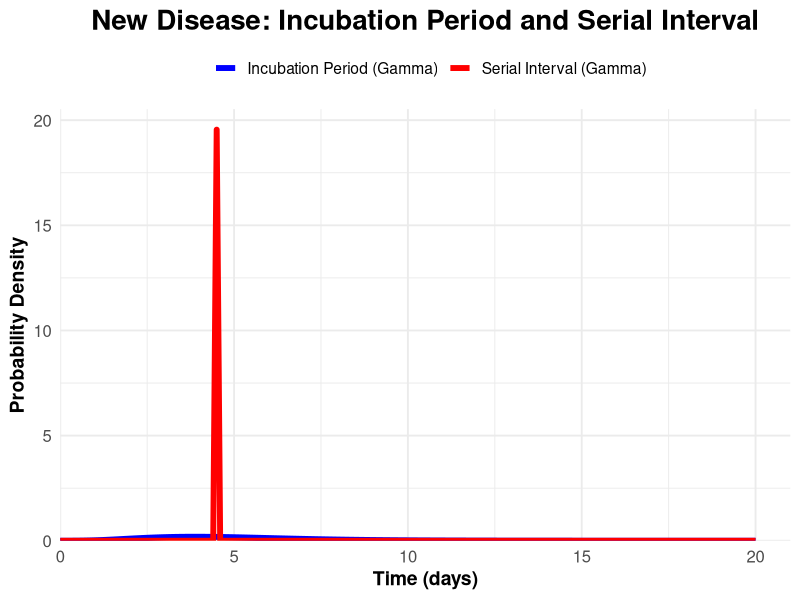
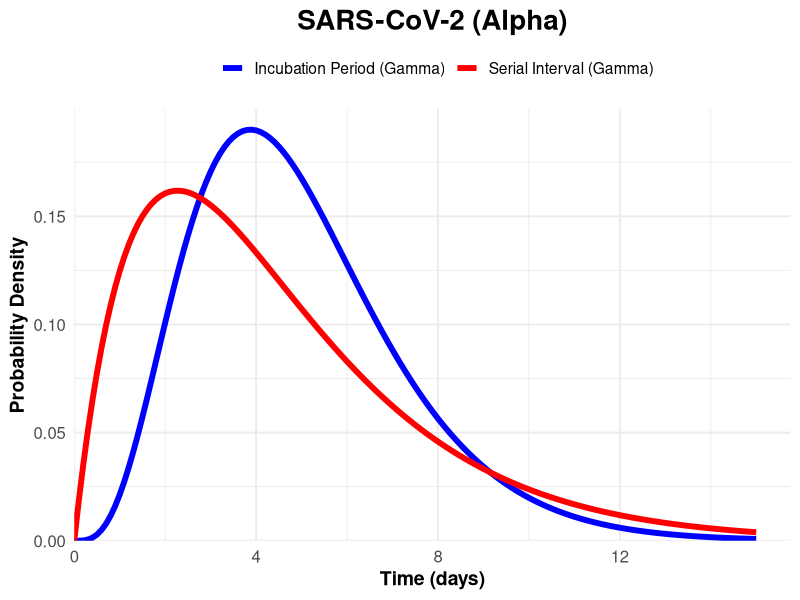

Here is the R script that generated these plots, in order:
library(ggplot2)
library(stats)   

# Parameters for the incubation period (Gamma)
# Galmiche et al. 2023 
# https://www.thelancet.com/journals/lanmic/article/PIIS2666-5247(23)00005-8/fulltext
incubation_mean <- 4.96
incubation_sd <- 2.32
incubation_shape <- (incubation_mean / incubation_sd)^2
incubation_rate <- incubation_mean / (incubation_sd^2)

# Parameters for the serial interval (Gamma)
# Heiden and Buchholz 2022
# https://www.ncbi.nlm.nih.gov/pmc/articles/PMC9530378/#:~:text=The%20mean%20serial%20interval%20dropped,Omicron%20circulation%20(Table%201).
serial_mean <- 4.5
serial_sd <- (4.54 - 4.46) / (2 * qnorm(0.975))  # Calculate SD from 95% CI
serial_shape <- (serial_mean / serial_sd)^2
serial_rate <- serial_mean / (serial_sd^2)

# Define Probability Density Functions
incubation_pdf <- function(x) dgamma(x, shape = incubation_shape, rate = incubation_rate)
serial_pdf <- function(x) dgamma(x, shape = serial_shape, rate = serial_rate)

# Calculate intersection point and pre-symptomatic transmission
intersection <- uniroot(function(x) incubation_pdf(x) - serial_pdf(x), lower = 0, upper = 5)$root
pre_symptomatic <- (pgamma(intersection, shape = serial_shape, rate = serial_rate) - 
                      pgamma(intersection, shape = incubation_shape, rate = incubation_rate)) * 100

cat("Percentage of pre-symptomatic transmission:", pre_symptomatic, "%\n")

# Visualization
time_range <- seq(0, 20, by = 0.1)
incubation_values <- incubation_pdf(time_range)
serial_values <- serial_pdf(time_range)

# Combine data for plotting
plot_data <- data.frame(
  Time = rep(time_range, 2),
  PDF = c(incubation_values, serial_values),
  Type = rep(c("Incubation Period (Gamma)", "Serial Interval (Gamma)"), each = length(time_range))
)

# Plot
ggplot(plot_data, aes(x = Time, y = PDF, color = Type)) +
  geom_line(size = 2.0) +
  scale_color_manual(values = c("Incubation Period (Gamma)" = "blue", "Serial Interval (Gamma)" = "red")) +
  labs(
    title = "New Disease: Incubation Period and Serial Interval",
    x = "Time (days)",
    y = "Probability Density",
    color = ""
  ) +
  theme_minimal(base_size = 14) +
  theme(
    plot.title = element_text(face = "bold", size = 20, hjust = 0.5),
    legend.position = "top",
    axis.title = element_text(face = "bold"),
    axis.text = element_text(size = 12)
  ) +
  scale_x_continuous(expand = expansion(mult = c(0, 0.05))) +
  scale_y_continuous(expand = expansion(mult = c(0, 0.05)))


library(ggplot2)
library(stats)

# Parameters for Incubation Period (Gamma)
incubation_mean <- 4.96
incubation_sd <- 2.32
incubation_variance <- incubation_sd^2
incubation_shape <- (incubation_mean^2) / incubation_variance
incubation_rate <- incubation_mean / incubation_variance

# Parameters for Serial Interval (Gamma)
serial_mean <- 4.5
serial_shape <- 2.0
serial_rate <- 0.44

# Probability Density Functions
incubation_pdf <- function(x) dgamma(x, shape = incubation_shape, rate = incubation_rate)
serial_pdf <- function(x) dgamma(x, shape = serial_shape, rate = serial_rate)

# Calculate Intersection and Pre-symptomatic Transmission
intersection <- uniroot(function(x) incubation_pdf(x) - serial_pdf(x), lower = 0, upper = 2)$root
pre_symptomatic <- (pgamma(intersection, shape = serial_shape, rate = serial_rate) - 
                      pgamma(intersection, shape = incubation_shape, rate = incubation_rate)) * 100

cat("Percentage of pre-symptomatic transmission:", pre_symptomatic, "%\n")




# Visualization
time_range <- seq(0, 15, by = 0.1)
incubation_values <- incubation_pdf(time_range)
serial_values <- serial_pdf(time_range)

# Combine data for plotting
plot_data <- data.frame(
  Time = rep(time_range, 2),
  PDF = c(incubation_values, serial_values),
  Type = rep(c("Incubation Period (Gamma)", "Serial Interval (Gamma)"), each = length(time_range))
)

# Plot
ggplot(plot_data, aes(x = Time, y = PDF, color = Type)) +
  geom_line(size = 2.0) +
  scale_color_manual(values = c("Incubation Period (Gamma)" = "blue", "Serial Interval (Gamma)" = "red")) +
  labs(
    title = "SARS-CoV-2 (Alpha)",
    x = "Time (days)",
    y = "Probability Density",
    color = ""
  ) +
  theme_minimal(base_size = 14) +
  theme(
    plot.title = element_text(face = "bold", size = 20, hjust = 0.5),
    legend.position = "top",
    axis.title = element_text(face = "bold"),
    axis.text = element_text(size = 12)
  ) +
  scale_x_continuous(expand = expansion(mult = c(0, 0.05))) +
  scale_y_continuous(expand = expansion(mult = c(0, 0.05)))
